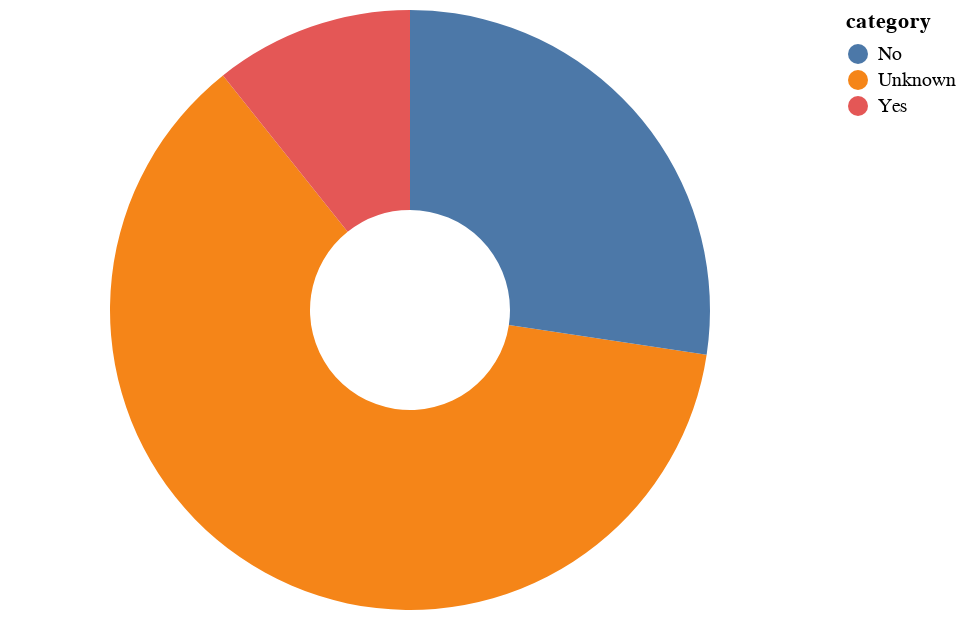

The notebook cell this image was saved under:
### Code cell
#data visualization one
chart1 = pd.DataFrame({"category":voting_list_value.index , "value": voting_list_value})

alt.Chart(chart1).mark_arc(innerRadius=50).encode(
    theta=alt.Theta(field="value", type="quantitative"),
    color=alt.Color(field="category", type="nominal"),
)

### Figure 1 — Vega-Lite specification as saved in the notebook (floating-point values rounded to 4 significant figures)
{"config": {"view": {"continuousWidth": 400, "continuousHeight": 300}}, "data": {"name": "data-c0d360a8a64a6c7cd3f43dd6f405caf1"}, "mark": {"type": "arc", "innerRadius": 50}, "encoding": {"color": {"field": "category", "type": "nominal"}, "theta": {"field": "value", "type": "quantitative"}}, "$schema": "https://vega.github.io/schema/vega-lite/v4.17.0.json", "datasets": {"data-c0d360a8a64a6c7cd3f43dd6f405caf1": [{"category": "Unknown", "value": 52}, {"category": "No", "value": 23}, {"category": "Yes", "value": 9}]}}
